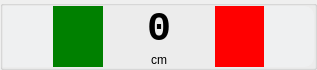
<?xml version="1.0" encoding="UTF-8"?>
<ui version="4.0">
 <class>GuidanceXteBar</class>
 <widget class="QGroupBox" name="GuidanceXteBar">
  <property name="geometry">
   <rect>
    <x>0</x>
    <y>0</y>
    <width>317</width>
    <height>70</height>
   </rect>
  </property>
  <property name="windowTitle">
   <string>XTE</string>
  </property>
  <layout class="QGridLayout" name="gridLayout">
   <property name="leftMargin">
    <number>0</number>
   </property>
   <property name="topMargin">
    <number>0</number>
   </property>
   <property name="rightMargin">
    <number>0</number>
   </property>
   <property name="bottomMargin">
    <number>0</number>
   </property>
   <property name="horizontalSpacing">
    <number>6</number>
   </property>
   <property name="verticalSpacing">
    <number>0</number>
   </property>
   <item row="0" column="0" rowspan="2">
    <widget class="QProgressBar" name="pbXteLeft">
     <property name="sizePolicy">
      <sizepolicy hsizetype="Expanding" vsizetype="Expanding">
       <horstretch>0</horstretch>
       <verstretch>0</verstretch>
      </sizepolicy>
     </property>
     <property name="minimumSize">
      <size>
       <width>5</width>
       <height>0</height>
      </size>
     </property>
     <property name="focusPolicy">
      <enum>Qt::NoFocus</enum>
     </property>
     <property name="styleSheet">
      <string notr="true">QProgressBar {
    margin: 0px;
    padding: 0px;
    border: 0px solid grey;
    background-color: #eff0f1;
}

QProgressBar::chunk {
    background-color: green;
    width: 1px;
}</string>
     </property>
     <property name="maximum">
      <number>3000</number>
     </property>
     <property name="value">
      <number>1500</number>
     </property>
     <property name="textVisible">
      <bool>false</bool>
     </property>
     <property name="invertedAppearance">
      <bool>true</bool>
     </property>
    </widget>
   </item>
   <item row="0" column="1">
    <widget class="QLabel" name="lbXte">
     <property name="sizePolicy">
      <sizepolicy hsizetype="Preferred" vsizetype="MinimumExpanding">
       <horstretch>0</horstretch>
       <verstretch>1</verstretch>
      </sizepolicy>
     </property>
     <property name="minimumSize">
      <size>
       <width>100</width>
       <height>0</height>
      </size>
     </property>
     <property name="font">
      <font>
       <family>Monospace</family>
       <pointsize>30</pointsize>
       <weight>75</weight>
       <bold>true</bold>
      </font>
     </property>
     <property name="focusPolicy">
      <enum>Qt::NoFocus</enum>
     </property>
     <property name="text">
      <string>0</string>
     </property>
     <property name="alignment">
      <set>Qt::AlignCenter</set>
     </property>
    </widget>
   </item>
   <item row="0" column="2" rowspan="2">
    <widget class="QProgressBar" name="pbXteRight">
     <property name="sizePolicy">
      <sizepolicy hsizetype="Expanding" vsizetype="Expanding">
       <horstretch>0</horstretch>
       <verstretch>0</verstretch>
      </sizepolicy>
     </property>
     <property name="minimumSize">
      <size>
       <width>5</width>
       <height>0</height>
      </size>
     </property>
     <property name="focusPolicy">
      <enum>Qt::NoFocus</enum>
     </property>
     <property name="styleSheet">
      <string notr="true">QProgressBar {
    margin: 0px;
    padding: 0px;
    border: 0px solid grey;
    border-radius: 10px;
    background-color: #eff0f1;
}

QProgressBar::chunk {
    background-color: red;
    width: 1px;
}</string>
     </property>
     <property name="maximum">
      <number>3000</number>
     </property>
     <property name="value">
      <number>1500</number>
     </property>
     <property name="textVisible">
      <bool>false</bool>
     </property>
    </widget>
   </item>
   <item row="1" column="1">
    <widget class="QLabel" name="lbName">
     <property name="sizePolicy">
      <sizepolicy hsizetype="Preferred" vsizetype="Minimum">
       <horstretch>0</horstretch>
       <verstretch>0</verstretch>
      </sizepolicy>
     </property>
     <property name="text">
      <string>cm</string>
     </property>
     <property name="alignment">
      <set>Qt::AlignCenter</set>
     </property>
    </widget>
   </item>
  </layout>
 </widget>
 <resources/>
 <connections/>
</ui>
